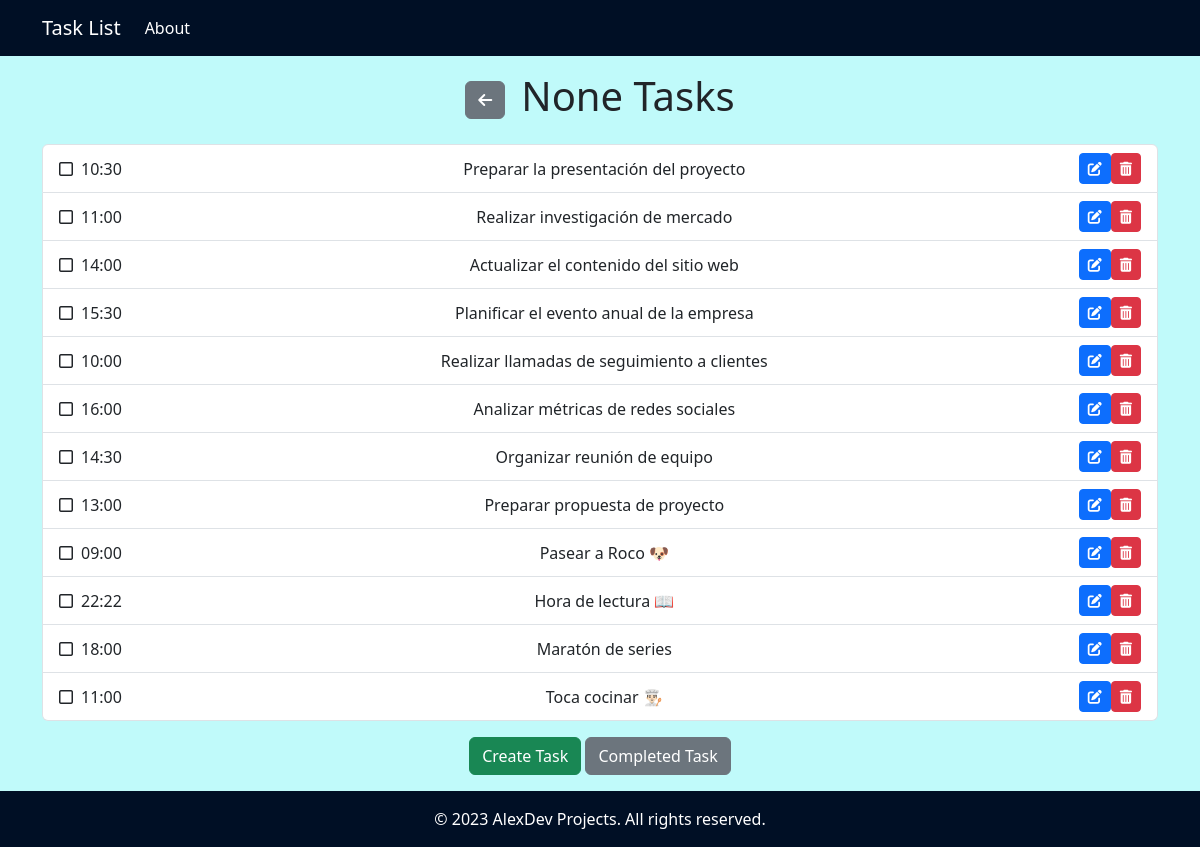
The page /lista_de_tareas/ on the database as committed earlier.
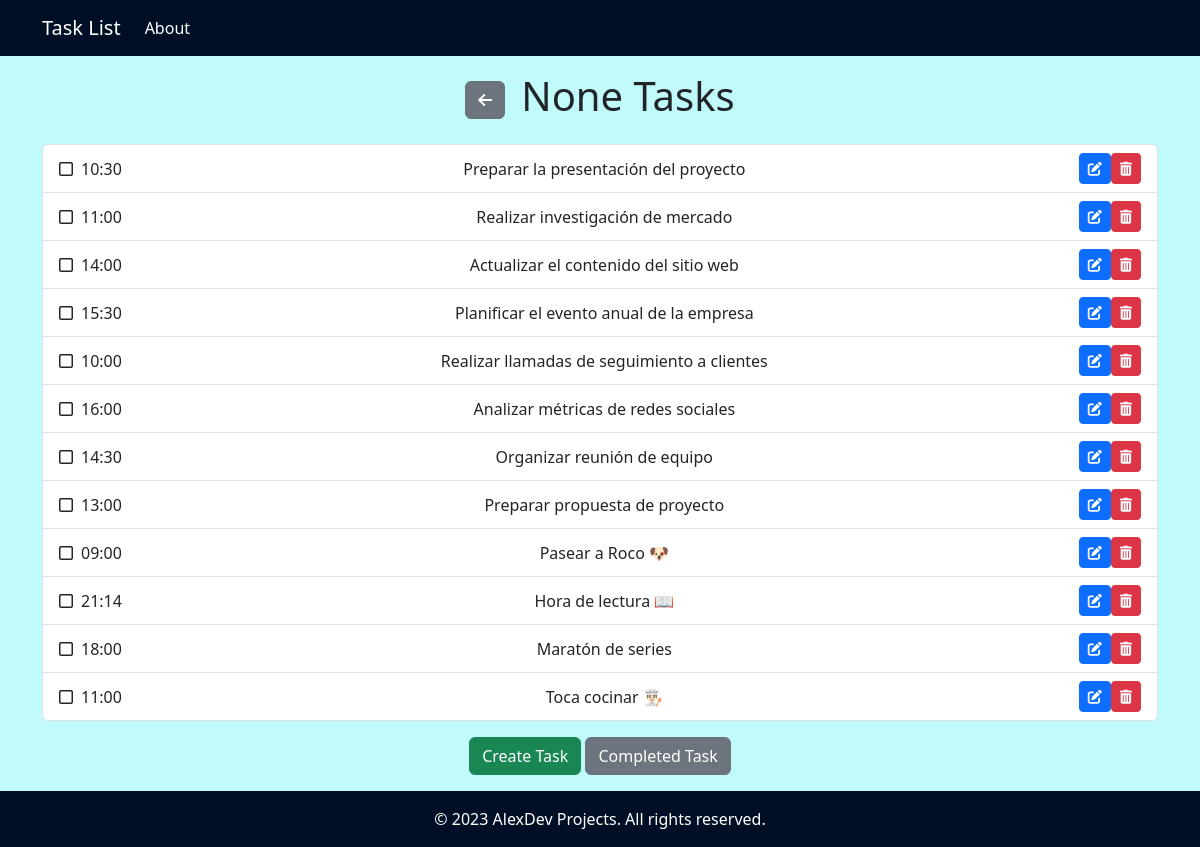
The same page on the database as committed later.
### lista_de_tareas/models.py (models this page shows, shortened)
class Tarea(models.Model):
    DIAS_DE_LA_SEMANA = [
        (1, 'Lunes'),
        (2, 'Martes'),
        (3, 'Miércoles'),
        (4, 'Jueves'),
        (5, 'Viernes'),
        (6, 'Sábado'),
        (7, 'Domingo'),
    ]
    titulo = models.CharField(max_length=200)
    descripcion = models.TextField(blank=True)
    fecha_de_creacion = models.DateTimeField(auto_now_add=True)
    completada = models.BooleanField(default=False)
    hora = models.TimeField(null=True, blank=True)
    dia = models.IntegerField(choices=DIAS_DE_LA_SEMANA)

### lista_de_tareas/views.py (the view)
# urls.py: path('', include('lista_de_tareas.urls')),
def lista_de_tareas(request, dia=None):
    if dia:
        tareas = Tarea.objects.filter(dia=dia, completada=False)
    else:
        tareas = Tarea.objects.filter(completada=False)
    dia_seleccionado = next((k for k, v in dias.items() if v == dia), None)
    tareas_json = mark_safe(serialize('json', Tarea.objects.filter(completada=False)))
    response = render(request, 'lista_de_tareas.html', {'tareas': tareas, 'dia': dia, 'dia_seleccionado': dia_seleccionado, 'tareas_json': tareas_json})
    return response

### lista_de_tareas/templates/lista_de_tareas.html (shortened to what this page needs)
{% extends 'dias_de_la_semana.html' %}
{% block content %}
        <div class="container contenido">
            <div class="d-flex justify-content-center align-items-center my-3">
                <a href="{% url 'dias_de_la_semana' %}" class="btn btn-secondary me-3">
                    <i class="fas fa-arrow-left"></i>
                </a>
                <h1 class="titulo-dia">{{ dia_seleccionado }} Tasks</h1>
            </div>
            <ul class="list-group">
                {% for tarea in tareas %}
                    <li class="list-group-item">
                        <div class="d-flex justify-content-between align-items-center">
                            <div class="d-flex align-items-center">
                                <i class="far fa-square" data-id="{{tarea.id}}"></i>
                                {% if tarea.hora %}
                                    <span class="mx-2">{{tarea.hora|time:"H:i"}}</span>
                                {% endif %}
                            </div>
                            <div class="flex-grow-1 text-center">
                                <div class="task-title text-break">{{ tarea.titulo }}</div>
                            </div>
                            <div class="d-flex">
                                <a href="{% url 'editar_tarea' dia=tarea.dia id=tarea.id %}" class="btn btn-primary btn-sm">
                                    <i class="fas fa-edit"></i>
                                </a>
                                <a href="{% url 'eliminar_tarea' tarea.id 'lista_de_tareas' dia %}" class="btn btn-danger btn-sm">
                                    <i class="fas fa-trash-alt"></i>
                                </a>
                            </div>
                        </div>
                    </li>
                {% endfor %}
            </ul>
            <div class="text-center my-3">
                <a href="{% url 'crear_tarea' dia %}" class="btn btn-success">Create Task</a>
                <a href="{% url 'lista_de_tareas_completadas' dia %}" class="btn btn-secondary">Completed Task</a>
            </div>
        </div>
        {% endblock %}

Rows that differ between the two databases and show on the page:
changed Tarea "Hora de lectura 📖": hora "22:22" → "21:14"
